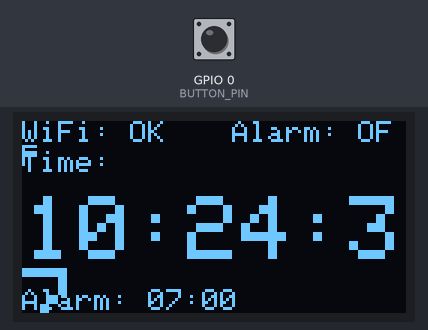
A sketch run on a simulated ESP8266 (NodeMCU). On the bench: 128×64 one-colour display. The inputs (shaded band) are chosen by the test bench; at power-on: GPIO 0 (BUTTON_PIN) HIGH. WiFi joins after 1.5 s; servers stay silent unless stated; network time is answered at once with the bench clock; the local clock reads 2024-03-15 10:24:30 at power-on unless the sketch sets it; what the sketch prints to the serial monitor is not drawn.

Above: at 4.8 s.
6.0 s: GPIO 0 (BUTTON_PIN) pulled LOW for 0.15 s
At 7.2 s:
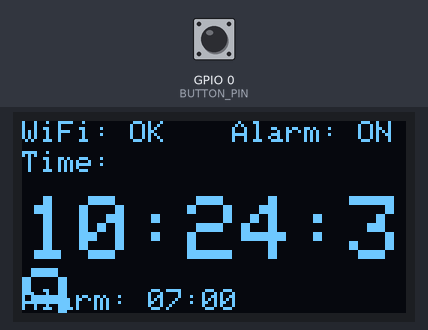
9.1 s: GPIO 0 (BUTTON_PIN) pulled LOW for 3.2 s
At 13.1 s:
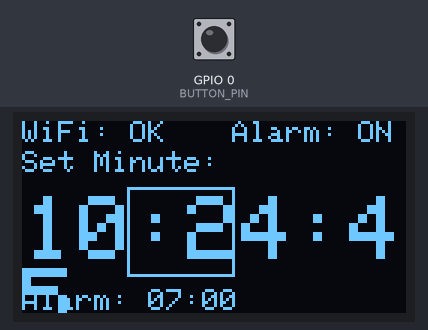
15.3 s: GPIO 0 (BUTTON_PIN) pulled LOW for 3.2 s
At 19.6 s:
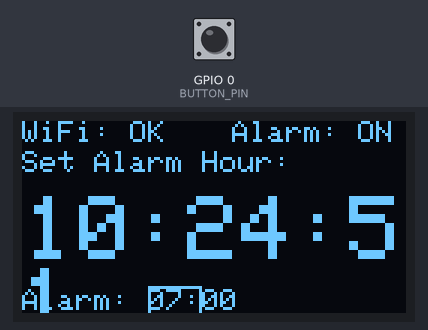
21.5 s: GPIO 0 (BUTTON_PIN) pulled LOW for 3.2 s
At 25.7 s:
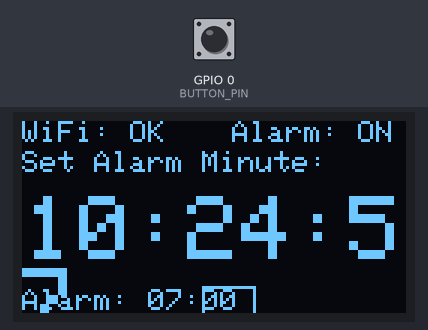
Timing chart, 0 to 27.2 s (numbered marks = the images above; inputs shaded):
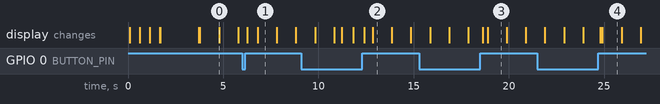

Measured:
- after the input at 6.0 s, the display: first changes after 0.27 s (image 1 shows a later state)
- after the input at 9.1 s, the display: first differs from a run without the input after 2.1 s (image 2 shows a later state)
- after the input at 15.3 s, the display: first differs from a run without the input after 3.3 s (image 3 shows a later state)
- after the input at 21.5 s, the display: first differs from a run without the input after 3.3 s (image 4 shows a later state)
- what the display in image 0 shows lasts 1.0 s, from 4.8 s to 5.8 s

The sketch:

SmartClock.ino
```cpp
/*
 * Smart Clock Project for ESP8266 with OLED Display
 *
 * Required Libraries:
 * - ESP8266WiFi (part of ESP8266 Arduino Core)
 * - WiFiUdp (part of ESP8266 Arduino Core)
 * - NTPClient by Fabrice Weinberg
 * - Adafruit_GFX and Adafruit_SSD1306 by Adafruit
 *
 * Hardware:
 * - ESP8266 board
 * - 128x64 OLED display (I2C interface)
 *
 * Connections:
 * - OLED SDA to D2 (GPIO 4)
 * - OLED SCL to D1 (GPIO 5)
 * - OLED VCC to 3.3V
 * - OLED GND to GND
 */

#include <ESP8266WiFi.h>  // Part of ESP8266 Arduino Core
#include <WiFiUdp.h>      // Part of ESP8266 Arduino Core
#include <NTPClient.h>     // By Fabrice Weinberg - https://github.com/arduino-libraries/NTPClient
#include <Wire.h>         // Built-in Arduino library for I2C
#include <Adafruit_GFX.h>     // By Adafruit - https://github.com/adafruit/Adafruit-GFX-Library
#include <Adafruit_SSD1306.h> // By Adafruit - https://github.com/adafruit/Adafruit_SSD1306

// OLED Display Configuration
#define SCREEN_WIDTH 128
#define SCREEN_HEIGHT 64
#define OLED_RESET -1 // Reset pin # (or -1 if sharing Arduino reset pin)
#define SCREEN_ADDRESS 0x3C // Typical I2C address for OLED display

// Initialize display (I2C mode with default settings)
Adafruit_SSD1306 display(SCREEN_WIDTH, SCREEN_HEIGHT, &Wire, OLED_RESET);

// Hardware Pins
#define BUTTON_PIN 0   // Built-in IO0 button (GPIO 0)

// WiFi Credentials - replace with your network details
const char* ssid = "M&H";
const char* password = "jolynejolynejolyne";

// NTP Settings with timezone offset for local time (adjust as needed)
WiFiUDP ntpUDP;
// Define NTPClient with UTC offset (e.g., 3600 for UTC+1)
// Adjust this value based on your timezone: 3600 seconds per hour
// Examples: UTC+1: 3600, UTC+2: 7200, UTC-5: -18000
const long utcOffsetInSeconds = 0; // Change this to your UTC offset
NTPClient timeClient(ntpUDP, "pool.ntp.org", utcOffsetInSeconds, 60000);

// Time Variables
unsigned long lastNtpSync = 0;
unsigned long lastMillis = 0;
unsigned long ntpSyncInterval = 3600000; // Sync every hour (in ms)
bool timeInitialized = false;
bool ntpSyncFailed = false;

// Clock State Variables
enum ClockState {
  NORMAL_DISPLAY,
  SETTING_HOUR,
  SETTING_MINUTE,
  SETTING_ALARM_HOUR,
  SETTING_ALARM_MINUTE
};
ClockState currentState = NORMAL_DISPLAY;

// Alarm Variables
bool alarmEnabled = false;
bool alarmTriggered = false;
int alarmHour = 7;
int alarmMinute = 0;
unsigned long alarmStartTime = 0;
unsigned long alarmDuration = 30000; // 30 seconds

// Button Debouncing
unsigned long lastDebounceTime = 0;
unsigned long debounceDelay = 50;
bool lastButtonState = HIGH;
bool buttonState = HIGH;

// Long Press Detection
unsigned long buttonPressTime = 0;
const unsigned long longPressTime = 2000; // 2 seconds for long press
bool isLongPress = false;

// Time variables for offline timekeeping
int hours = 0;
int minutes = 0;
int seconds = 0;
unsigned long lastSecond = 0;

// Display animation variables for alarm
int alarmAnimationFrame = 0;
unsigned long lastAnimationUpdate = 0;
const unsigned long animationSpeed = 150; // milliseconds between animation frames

void setup() {
  // Initialize Serial for debugging
  Serial.begin(115200);
  Serial.println("\nSmart Clock Initializing...");

  // Initialize I2C
  Wire.begin();

  // Initialize display
  if(!display.begin(SSD1306_SWITCHCAPVCC, SCREEN_ADDRESS)) {
    Serial.println(F("SSD1306 allocation failed"));
    for(;;); // Don't proceed, loop forever
  }
  display.clearDisplay();
  display.setTextColor(SSD1306_WHITE);
  display.setTextSize(1);

  // Welcome message
  display.clearDisplay();
  display.setCursor(0, 0);
  display.println("Smart Clock");
  display.println("Initializing...");
  display.display();

  // Initialize button pin
  pinMode(BUTTON_PIN, INPUT_PULLUP);

  // Connect to WiFi
  connectToWifi();

  // Initialize NTP
  timeClient.begin();
  syncTimeWithNTP();

  lastMillis = millis();
}

void loop() {
  // Update current time
  updateTime();

  // Check button input
  handleButtonInput();

  // Check if alarm should trigger
  checkAlarm();

  // Update display based on current state
  updateDisplay();

  // Brief delay to reduce power consumption
  delay(10);
}

void connectToWifi() {
  Serial.print("Connecting to ");
  Serial.println(ssid);

  display.clearDisplay();
  display.setCursor(0, 0);
  display.println("Connecting to WiFi");
  display.println(ssid);
  display.display();

  WiFi.begin(ssid, password);

  int attempts = 0;
  while (WiFi.status() != WL_CONNECTED && attempts < 20) {
    delay(500);
    Serial.print(".");
    display.print(".");
    display.display();
    attempts++;
  }

  if (WiFi.status() == WL_CONNECTED) {
    Serial.println("");
    Serial.println("WiFi connected");
    Serial.println("IP address: ");
    Serial.println(WiFi.localIP());

    display.clearDisplay();
    display.setCursor(0, 0);
    display.println("WiFi connected!");
    display.println(WiFi.localIP().toString());
    display.display();
    delay(2000);
  } else {
    Serial.println("");
    Serial.println("WiFi connection failed");

    display.clearDisplay();
    display.setCursor(0, 0);
    display.println("WiFi failed");
    display.println("Using manual time");
    display.display();
    delay(2000);
  }
}

void syncTimeWithNTP() {
  if (WiFi.status() == WL_CONNECTED) {
    display.clearDisplay();
    display.setCursor(0, 0);
    display.println("Syncing time...");
    display.display();

    Serial.println("Attempting NTP sync...");
    bool updated = timeClient.update();

    if (updated) {
      // Extract hours, minutes, seconds directly from NTPClient
      hours = timeClient.getHours();
      minutes = timeClient.getMinutes();
      seconds = timeClient.getSeconds();

      timeInitialized = true;
      ntpSyncFailed = false;
      lastNtpSync = millis();

      Serial.println("NTP sync successful!");
      Serial.print("Time: ");
      Serial.print(hours);
      Serial.print(":");
      Serial.print(minutes < 10 ? "0" : "");
      Serial.print(minutes);
      Serial.print(":");
      Serial.print(seconds < 10 ? "0" : "");
      Serial.println(seconds);

      display.clearDisplay();
      display.setCursor(0, 0);
      display.println("Time synced!");
      display.display();
      delay(1000);
    } else {
      ntpSyncFailed = true;
      Serial.println("NTP sync failed");

      display.clearDisplay();
      display.setCursor(0, 0);
      display.println("Sync failed!");
      display.display();
      delay(1000);
    }
  } else {
    ntpSyncFailed = true;
    Serial.println("Cannot sync time: WiFi not connected");
  }
}

void updateTime() {
  // Try NTP sync if it's time to do so and we're connected
  unsigned long currentMillis = millis();
  if (WiFi.status() == WL_CONNECTED &&
      (currentMillis - lastNtpSync >= ntpSyncInterval || !timeInitialized)) {
    syncTimeWithNTP();
  }

  // Update time using millis() for accurate tracking between NTP syncs
  if (currentMillis - lastSecond >= 1000) {
    // Calculate how many seconds have actually passed (handles millis rollover)
    unsigned long secondsPassed = (currentMillis - lastSecond) / 1000;
    lastSecond = currentMillis;

    // Only update time if we've initialized it
    if (timeInitialized || ntpSyncFailed) {
      // Add the elapsed seconds
      seconds += secondsPassed;

      // Handle minute and hour rollovers
      if (seconds >= 60) {
        seconds %= 60;
        minutes++;

        if (minutes >= 60) {
          minutes %= 60;
          hours++;

          if (hours >= 24) {
            hours %= 24;
          }
        }
      }

      // Print time to serial
      Serial.print("Time: ");
      Serial.print(hours);
      Serial.print(":");
      Serial.print(minutes < 10 ? "0" : "");
      Serial.print(minutes);
      Serial.print(":");
      Serial.print(seconds < 10 ? "0" : "");
      Serial.println(seconds);
    }
  }
}

void handleButtonInput() {
  // Read the button state (LOW when pressed, HIGH when released)
  int reading = digitalRead(BUTTON_PIN);

  // Debounce the button
  if (reading != lastButtonState) {
    lastDebounceTime = millis();
  }

  if ((millis() - lastDebounceTime) > debounceDelay) {
    // If the button state has changed
    if (reading != buttonState) {
      buttonState = reading;

      // Button pressed (LOW)
      if (buttonState == LOW) {
        buttonPressTime = millis();
        isLongPress = false;
      }
      // Button released (HIGH)
      else {
        // Check if it was a long press
        if (isLongPress) {
          // Handle the completion of a long press
          handleLongPressComplete();
        } else {
          // It was a short press
          if (millis() - buttonPressTime < longPressTime) {
            handleShortPress();
          }
        }
      }
    }
  }

  // Check for ongoing long press
  if (buttonState == LOW && !isLongPress && (millis() - buttonPressTime > longPressTime)) {
    isLongPress = true;
    handleLongPress();
  }

  lastButtonState = reading;
}

void handleShortPress() {
  Serial.println("Short press detected");

  switch (currentState) {
    case NORMAL_DISPLAY:
      // Toggle alarm on/off
      alarmEnabled = !alarmEnabled;
      if (alarmEnabled) {
        Serial.println("Alarm enabled");
      } else {
        Serial.println("Alarm disabled");
        // Also turn off alarm if it's currently triggered
        if (alarmTriggered) {
          alarmTriggered = false;
        }
      }
      break;

    case SETTING_HOUR:
      // Increment hour
      hours = (hours + 1) % 24;
      timeInitialized = true;
      break;

    case SETTING_MINUTE:
      // Increment minute
      minutes = (minutes + 1) % 60;
      seconds = 0; // Reset seconds when setting minutes
      timeInitialized = true;
      break;

    case SETTING_ALARM_HOUR:
      // Increment alarm hour
      alarmHour = (alarmHour + 1) % 24;
      break;

    case SETTING_ALARM_MINUTE:
      // Increment alarm minute
      alarmMinute = (alarmMinute + 1) % 60;
      break;
  }
}

void handleLongPress() {
  Serial.println("Long press detected");

  // If alarm is triggered, disable it with long press
  if (alarmTriggered) {
    alarmTriggered = false;
    return;
  }

  // Otherwise, long press is for mode changing
  switch (currentState) {
    case NORMAL_DISPLAY:
      // Enter time setting mode
      currentState = SETTING_HOUR;
      Serial.println("Entering hour setting mode");
      break;

    // No action needed here since we handle mode changes in handleLongPressComplete
    default:
      break;
  }
}

void handleLongPressComplete() {
  Serial.println("Long press complete");

  switch (currentState) {
    case SETTING_HOUR:
      // Move to minute setting
      currentState = SETTING_MINUTE;
      Serial.println("Entering minute setting mode");
      break;

    case SETTING_MINUTE:
      // Move to alarm hour setting
      currentState = SETTING_ALARM_HOUR;
      Serial.println("Entering alarm hour setting mode");
      break;

    case SETTING_ALARM_HOUR:
      // Move to alarm minute setting
      currentState = SETTING_ALARM_MINUTE;
      Serial.println("Entering alarm minute setting mode");
      break;

    case SETTING_ALARM_MINUTE:
      // Return to normal display
      currentState = NORMAL_DISPLAY;
      Serial.println("Returning to normal display mode");
      // Save the last time we updated in manual mode
      lastSecond = millis();
      break;

    default:
      break;
  }
}

void checkAlarm() {
  // Check if alarm should be triggered
  if (alarmEnabled && !alarmTriggered &&
      hours == alarmHour && minutes == alarmMinute && seconds < 30) {
    alarmTriggered = true;
    alarmStartTime = millis();
    Serial.println("ALARM TRIGGERED!");
  }

  // Handle active alarm
  if (alarmTriggered) {
    // Auto-disable after duration expires
    if (millis() - alarmStartTime > alarmDuration) {
      alarmTriggered = false;
      Serial.println("Alarm automatically stopped after timeout");
    }

    // Update animation frame for alarm visuals
    if (millis() - lastAnimationUpdate > animationSpeed) {
      lastAnimationUpdate = millis();
      alarmAnimationFrame = (alarmAnimationFrame + 1) % 4; // 4 animation frames
    }
  }
}

void updateDisplay() {
  display.clearDisplay();

  if (alarmTriggered) {
    // Display intense visual alarm notification with animation
    displayAlarmNotification();
  } else {
    // Normal display
    displayNormalContent();
  }

  display.display();
}

void displayNormalContent() {
  // Show WiFi status and alarm status at the top
  display.setCursor(0, 0);
  if (WiFi.status() == WL_CONNECTED) {
    display.print("WiFi: OK");
  } else {
    display.print("WiFi: --");
  }

  // Show alarm status
  display.setCursor(70, 0);
  if (alarmEnabled) {
    display.print("Alarm: ON");
  } else {
    display.print("Alarm: OFF");
  }

  // Display current mode
  display.setCursor(0, 10);
  switch (currentState) {
    case NORMAL_DISPLAY:
      display.println("Time:");
      break;

    case SETTING_HOUR:
      display.println("Set Hour:");
      break;

    case SETTING_MINUTE:
      display.println("Set Minute:");
      break;

    case SETTING_ALARM_HOUR:
      display.println("Set Alarm Hour:");
      break;

    case SETTING_ALARM_MINUTE:
      display.println("Set Alarm Minute:");
      break;
  }

  // Display time in big digits in the center
  display.setTextSize(3);

  // Format hours and minutes with leading zeros
  char timeStr[9];
  sprintf(timeStr, "%02d:%02d:%02d", hours, minutes, seconds);

  int16_t x, y;
  uint16_t w, h;
  display.getTextBounds(timeStr, 0, 0, &x, &y, &w, &h);
  int centerX = (SCREEN_WIDTH - w) / 2;

  display.setCursor(centerX, 25);
  display.print(timeStr);

  // Display alarm time at the bottom
  display.setTextSize(1);
  display.setCursor(0, 56);

  char alarmStr[15];
  sprintf(alarmStr, "Alarm: %02d:%02d", alarmHour, alarmMinute);
  display.print(alarmStr);

  // Highlight the field being edited
  if (currentState != NORMAL_DISPLAY) {
    int highlightX = centerX;
    int highlightWidth = 36; // Width of each time component (HH/MM/SS)

    // Adjust highlight position based on the current setting mode
    if (currentState == SETTING_MINUTE || currentState == SETTING_ALARM_MINUTE) {
      highlightX += 36; // Move to minutes position
    }

    // Draw highlight rectangle
    if (currentState == SETTING_HOUR || currentState == SETTING_MINUTE) {
      display.drawRect(highlightX - 2, 22, highlightWidth, 30, SSD1306_WHITE);
    }

    // For alarm setting, highlight the alarm time at the bottom
    if (currentState == SETTING_ALARM_HOUR || currentState == SETTING_ALARM_MINUTE) {
      int alarmHighlightX = 42; // Starting X position for alarm hour

      if (currentState == SETTING_ALARM_MINUTE) {
        alarmHighlightX += 18; // Move to alarm minutes position
      }

      display.drawRect(alarmHighlightX, 55, 18, 10, SSD1306_WHITE);
    }
  }
}

void displayAlarmNotification() {
  // Create an eye-catching alarm display
  switch(alarmAnimationFrame) {
    case 0:
      // Inverted full screen flash
      display.fillScreen(SSD1306_WHITE);
      display.setTextColor(SSD1306_BLACK);
      break;

    case 1:
      // Normal screen with big text
      display.setTextColor(SSD1306_WHITE);
      break;

    case 2:
      // Checkered pattern
      for (int y = 0; y < SCREEN_HEIGHT; y += 8) {
        for (int x = 0; x < SCREEN_WIDTH; x += 8) {
          if ((x/8 + y/8) % 2 == 0) {
            display.fillRect(x, y, 8, 8, SSD1306_WHITE);
          }
        }
      }
      display.setTextColor((alarmAnimationFrame % 2) ? SSD1306_WHITE : SSD1306_BLACK);
      break;

    case 3:
      // Border flash
      display.drawRect(0, 0, SCREEN_WIDTH, SCREEN_HEIGHT, SSD1306_WHITE);
      display.drawRect(2, 2, SCREEN_WIDTH-4, SCREEN_HEIGHT-4, SSD1306_WHITE);
      display.drawRect(4, 4, SCREEN_WIDTH-8, SCREEN_HEIGHT-8, SSD1306_WHITE);
      display.setTextColor(SSD1306_WHITE);
      break;
  }

  // Display alarm text
  display.setTextSize(2);
  display.setCursor(10, 5);
  display.println("ALARM!");

  // Show the time
  display.setTextSize(2);
  char timeStr[6];
  sprintf(timeStr, "%02d:%02d", hours, minutes);
  display.setCursor(25, 32);
  display.print(timeStr);

  // Instructions to dismiss
  display.setTextSize(1);
  display.setCursor(10, 55);
  display.print("Press button to stop");

  // Reset text color to default white
  display.setTextColor(SSD1306_WHITE);
}
```
